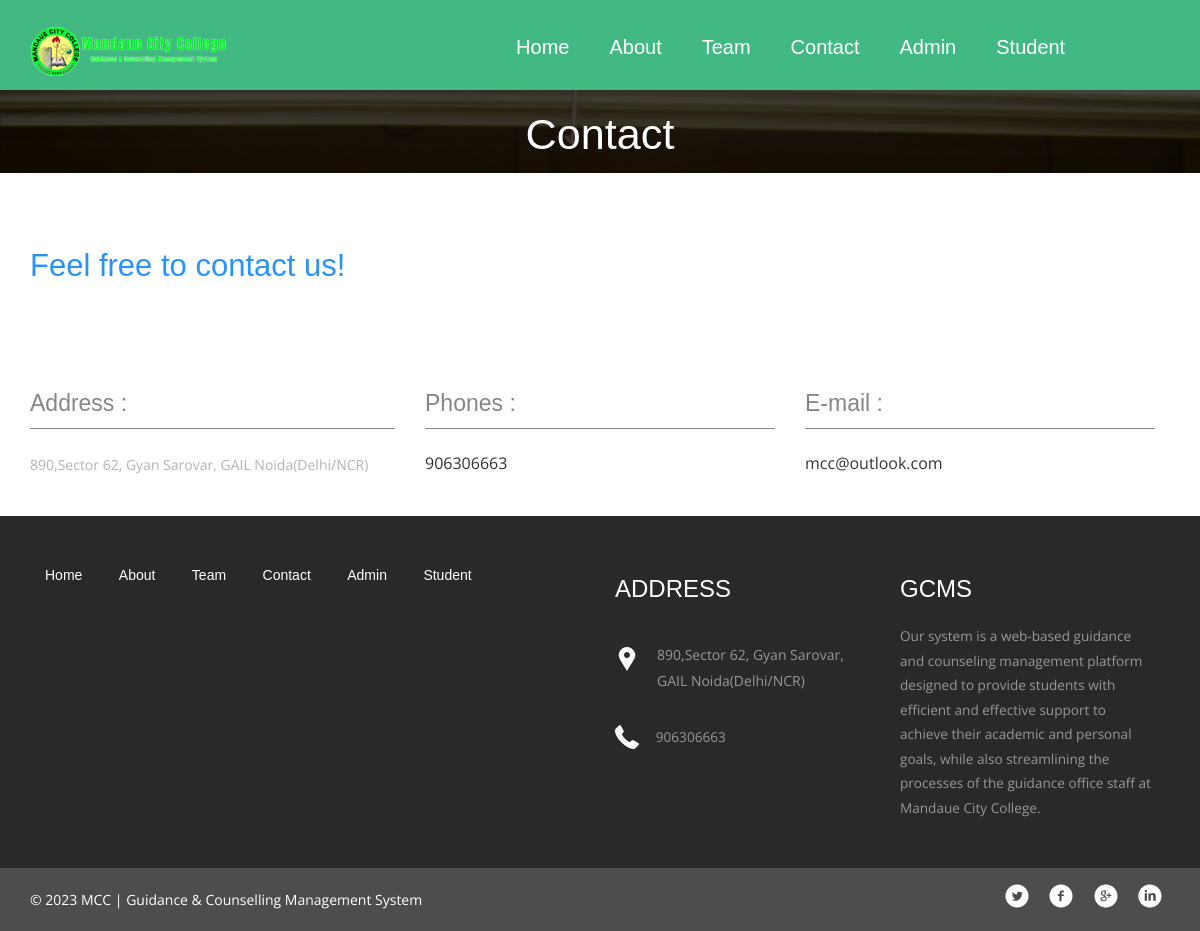
Page /g&cms-mcc/contact.php on the committed database.
### tables this page shows
CREATE TABLE `tblpage` (
  `ID` int NOT NULL,
  `PageType` varchar(200) DEFAULT NULL,
  `PageTitle` mediumtext,
  `PageDescription` mediumtext,
  `Email` varchar(200) DEFAULT NULL,
  `MobileNumber` bigint DEFAULT NULL,
  `UpdationDate` date DEFAULT NULL
);

### g&cms-mcc/contact.php (the view, shortened to what this page needs)
<?php
include('includes/dbconnection.php');
?>
<!doctype html>
<html>
<head>
    <link href="css/bootstrap.css" rel="stylesheet" type="text/css" media="all">
    <link href="css/style.css" rel="stylesheet" type="text/css" />
</head>
<body>
    <?php include_once('includes/header.php'); ?>
    <div class="banner banner5">
        <div class="container">
            <h2>Contact</h2>
        </div>
    </div>
    <div class="contact">
        <div class="container">
            <div class="contact-info">
                <h3 class="c-text">Feel free to contact us!</h3>
            </div>
            <div class="contact-grids">
                <?php
				$sql = "SELECT * from tblpage where PageType='contactus'";
				$query = $dbh->prepare($sql);
				$query->execute();
				$results = $query->fetchAll(PDO::FETCH_OBJ);
				if ($query->rowCount() > 0) {
					foreach ($results as $row) { ?>
                <div class="col-md-4 contact-grid-left">
                    <h3>Address :</h3>
                    <p>
                        <?php echo htmlentities($row->PageDescription); ?>
                    </p>
                </div>
                <div class="col-md-4 contact-grid-middle">
                    <h3>Phones :</h3>
                    <p>
                        <?php echo htmlentities($row->MobileNumber); ?>
                    </p>
                </div>
                <div class="col-md-4 contact-grid-right">
                    <h3>E-mail :</h3>
                    <p>
                        <?php echo htmlentities($row->Email); ?>
                    </p>
                </div>
                <div class="clearfix"> </div>
                <?php $cnt = $cnt + 1;
					}
				} ?>
            </div>
        </div>
    </div>
    <?php include_once('includes/footer.php'); ?>
</body>
</html>

### g&cms-mcc/includes/footer.php (shortened to what this page needs)
<div class="footer">
  <div class="container">
    <div class="col-md-6 footer-left">
      <ul>
        <li><a href="index.php">Home</a></li>
        <li><a href="about.php">About</a></li>
        <li><a href="team.php">Team</a></li>
        <li><a href="contact.php">Contact</a></li>
        <li><a href="admin/login.php">Admin</a></li>
        <li><a href="user/login.php">Student</a></li>
      </ul>
    </div>
    <div class="col-md-3 footer-middle">
      <?php
      $sql   = "SELECT * from tblpage where PageType='contactus'";
      $query = $dbh->prepare($sql);
      $query->execute();
      $results = $query->fetchAll(PDO::FETCH_OBJ);
      if ($query->rowCount() > 0) {
        foreach ($results as $row) {
          ?>
          <h3>Address</h3>
          <div class="address">
            <p>
              <?php echo htmlentities($row->PageDescription); ?>
            </p>
          </div>
          <div class="phone">
            <p>
              <?php echo htmlentities($row->MobileNumber); ?>
            </p>
          </div>
          <?php $cnt = $cnt + 1;
        }
      } ?>
    </div>
    <div class="col-md-3 footer-right">
      <h3>GCMS</h3>
      <p>Our system is a web-based guidance and counseling management platform designed to provide students with
        efficient and effective support to achieve their academic and personal goals, while also streamlining
        the processes of the guidance office staff at Mandaue City College.</p>
    </div>
    <div class="clearfix"> </div>
  </div>
</div>
<div class="copyright">
  <div class="container">
    <div class="copyright-left">
      <p>©
        <?php echo date('Y'); ?> MCC | Guidance & Counselling Management System
      </p>
    </div>
    <div class="copyright-right">
      <ul>
        <li><a href="#" class="twitter"> </a></li>
        <li><a href="#" class="twitter facebook"> </a></li>
        <li><a href="#" class="twitter chrome"> </a></li>
        <li><a href="#" class="twitter linkedin"> </a></li>
      </ul>
    </div>
    <div class="clearfix"> </div>
  </div>
</div>

### g&cms-mcc/css/style.css (style rules this page uses)
html, body { font-family: 'Open Sans', sans-serif; font-size: 100%; background: #FFf; }
body a { transition: 0.5s all; -webkit-transition: 0.5s all; -moz-transition: 0.5s all; -o-transition: 0.5s all; -ms-transition: 0.5s all; }
h1, h2, h3, h4, h5, h6 { margin: 0; }
p { margin: 0; font-family: 'Open Sans', sans-serif; }
ul { margin: 0; padding: 0; }
* { font-family: Nunito, sans-serif; }
*, *:before, *:after { -moz-box-sizing: border-box; -webkit-box-sizing: border-box; box-sizing: border-box; }
body { margin: 0; }
.banner { background: url(../images/banner2.png); background-size: cover; min-height: 650px; padding-top: 0em !important; text-align: center; }
.footer { padding: 3em 0; background: #292929; }
.footer-left ul { padding: 0; margin: 0; }
.footer-left ul li { display: inline-block; margin: 0 1em; }
.footer-left ul li:nth-child(1) { margin-left: 0; }
.footer-left ul li a { color: #FFF; font-size: 14px; }
.footer-middle h3 { color: #FFFFFF; font-size: 1.5em; font-weight: 400; margin: 0; text-transform: uppercase; }
.footer-right p { color: #989898; font-size: .85em; margin: .5em 0 0 0; line-height: 1.8em; font-weight: 400; }
.address p { color: #989898; font-size: 14px; line-height: 1.8em; padding-left: 3em; margin: 2em 0 0 0; background: url(../images/location.png) no-repeat 0px 5px; }
.phone { margin-top: 2em; }
.phone p { color: #989898; font-size: .85em; line-height: 1.8em; padding-left: 3em; margin: 2em 0 0 0; background: url(../images/phone.png) no-repeat 0px 0px; }
.footer-right h3 { color: #fff; font-size: 1.5em; text-transform: uppercase; margin-bottom: 10px; margin-top: 0; }
.copyright { background: #4D4D4D; padding: 1em 0; }
.copyright-left p { color: #FFF; font-size: 14px; margin: .4em 0 0 0; }
.copyright-left { float: left; }
.copyright-right { float: right; }
.copyright-right ul { padding: 0; margin: 0; }
.copyright-right ul li { display: inline-block; margin: 0 .5em; }
.copyright-right ul li a.twitter { background: url(../images/icons1.png) no-repeat 0px 0px; height: 24px; display: block; width: 24px; }
.copyright-right ul li a.facebook { background: url(../images/icons1.png) no-repeat -33px 0px; }
.copyright-right ul li a.chrome { background: url(../images/icons1.png) no-repeat -66px 0px; }
.copyright-right ul li a.linkedin { background: url(../images/icons1.png) no-repeat -132px 0px; }
.banner5 { min-height: 83px; }
.banner5 h2 { color: #fff; padding-top: 21px; margin: 0; font-size: 2.7em }
.grid_5 h1, h2, h3, h4, h5, h6 { padding: 12px 0; }
.contact { padding: 2em 0; }
.contact-info h3.c-text { font-size: 31px; margin: 0; font-weight: 100; padding-bottom: .5em; text-align: left; color: #2793FD; }
.contact-grids { margin-top: 5em; }
.contact-grid-left h3 { font-size: 23px; margin: 0 0 1em 0; color: #868686; padding-bottom: .5em; border-bottom: 1px solid #868686; }
.col-md-4.contact-grid-left { padding-left: 0; }
.contact-grid-left p { font-size: 14px; margin: 0.5em 0; color: #B3B3B3; line-height: 1.8em; }
.contact-grid-middle h3 { font-size: 23px; margin: 0 0 1em 0; color: #868686; padding-bottom: .5em; border-bottom: 1px solid #868686; }
.contact-grid-right h3 { font-size: 23px; margin: 0 0 1em 0; color: #868686; padding-bottom: .5em; border-bottom: 1px solid #868686; }
.contact-info { margin-top: 2em; }

### rows in the picture
tblpage: PageDescription "890,Sector 62, Gyan Sarovar, GAIL Noida(Delhi/NCR)", MobileNumber "906306663", Email "mcc@outlook.com"
